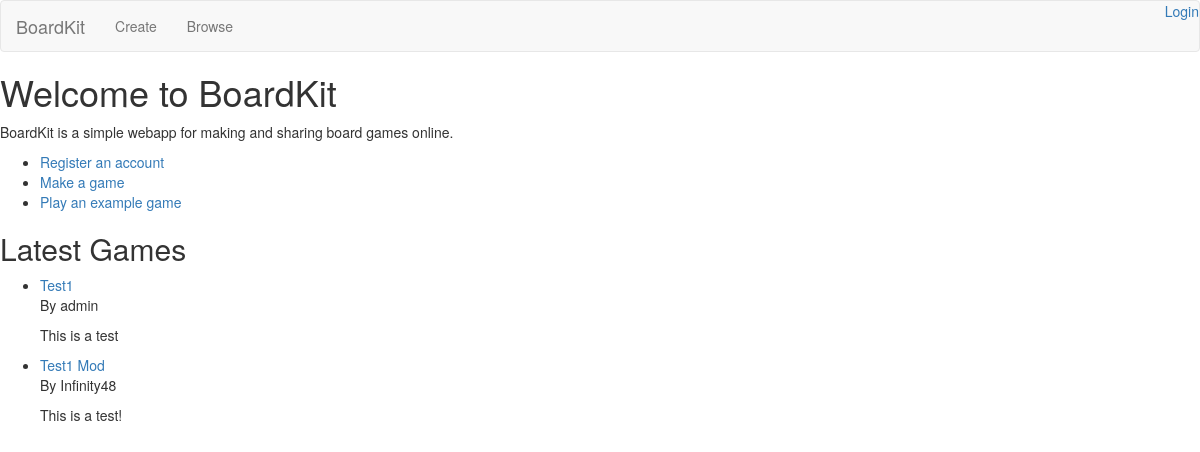
/, run on an earlier commit of the app's database.
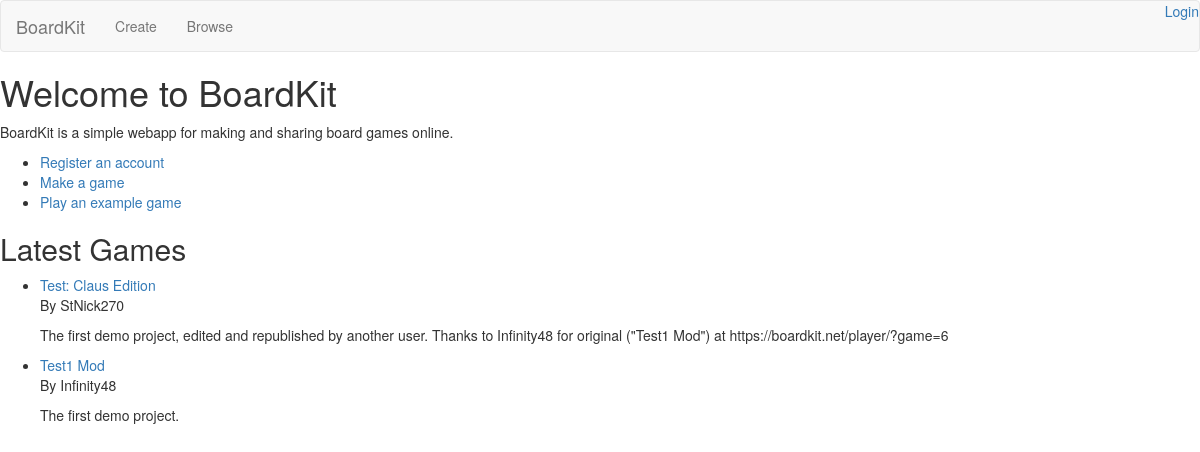
And on a later commit of the database.
### boardkitbackend/api/models.py (models this page shows)
class Game(models.Model):
    creator = models.ForeignKey(User,
                                related_name="games",
                                on_delete=models.CASCADE) # User's games should be deleted upon their account being
    name = models.CharField(max_length=50)
    description = models.CharField(max_length=500)
    creation_date = models.DateTimeField(auto_now_add=True, editable=False)
    modification_date = models.DateTimeField(auto_now=True)
    published = models.BooleanField(default=False)
    format_version = models.IntegerField(default=4)
    board = models.JSONField()
    rules = models.JSONField()
    players = models.JSONField()
    categories = models.ManyToManyField(Category, blank=True, related_name="games_in_category")

### frontend/views.py (the view)
# urls.py: path("", views.IndexView.as_view(), name="index"),
class IndexView(TemplateView):
    template_name = 'frontend/index.html'
    extra_context = None
    def setup(self, request, *args, **kwargs):
        super().setup(request, *args, **kwargs)
        self.extra_context = {'new_games': Game.objects.defer('board').filter(published=True).order_by('-creation_date')[:5]}

### frontend/templates/frontend/index.html (shortened to what this page needs)
{% extends 'shared/base.html' %}
{% block body %}
    {{ block.super }}
    <h1>Welcome to BoardKit</h1>
    <p>BoardKit is a simple webapp for making and sharing board games online.</p>
    <ul>
        <li><a href="/auth/signup/">Register an account</a></li>
        <li><a href="/editor/">Make a game</a></li>
        <li><a href="/player/?game=6">Play an example game</a></li>
    </ul>
    <h2>Latest Games</h2>
    <ul>
        {% for game in new_games %}
            <li>
                <a href="/player/?game={{ game.id }}">{{ game.name }}</a>
                <p>By {{ game.creator.username }}</p>
                <p>{{ game.description }}</p>
            </li>
        {% endfor %}
    </ul>
{% endblock %}

What changed in the data, as far as the page shows it:
no longer on this page (row edited): Game: name "Test1", creator.username "admin", description "This is a test"
added Game: name "Test: Claus Edition", creator.username "StNick270", description "The first demo project, edited and republished by another user. Thanks to Infinity48 for original (\"Test1 Mod\") at https://boardkit.net/player/?game=6"
changed Game "Test1 Mod": description "This is a test!" → "The first demo project."
